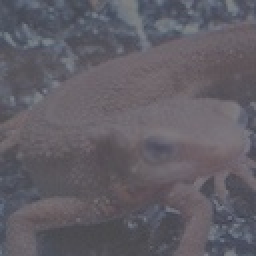
#> input picture My_answer/Question_11_20/imori_dark.jpg, 128 x 128 px (shown 2 times larger)
$ python cv2_answer20.py
#> lines starting #> are read from the running program, lines starting #| are printed output that depends on the picture
import cv2
import matplotlib.pyplot as plt
plt.style.use("ggplot")

img = cv2.imread("imori_dark.jpg")
#> img is the input picture: shape (128, 128, 3); mean B, G, R 101.9, 94, 97.2
hist = cv2.calcHist([img], [0], None, [256], [0, 256])
#> hist = 256 values, max 567 at index 108, min 0 at index 0, mean 64
plt.hist(img.ravel(), 256, [0, 256])
plt.show()
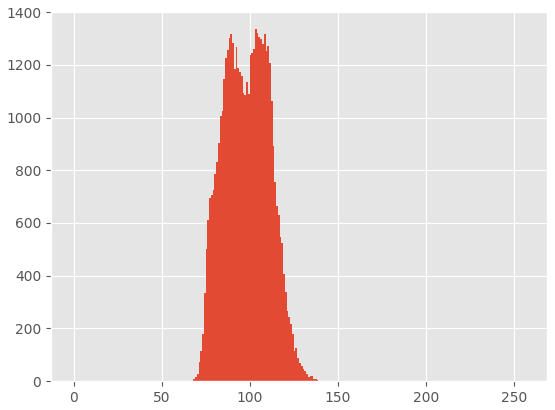
#> figure drawn by matplotlib, 1 panel; tallest bar 1335 high, from x = 103 to 104
